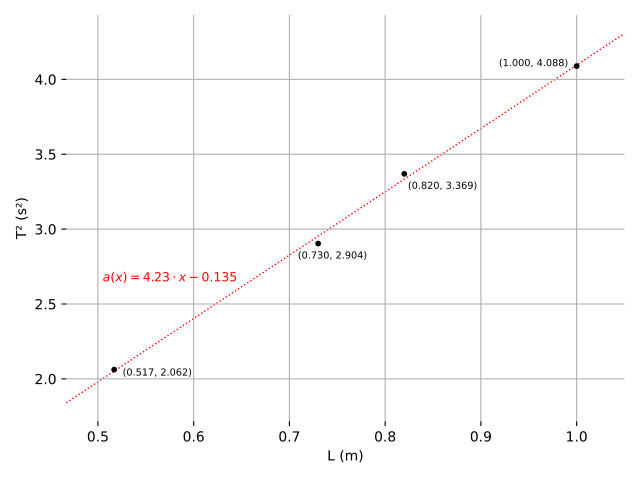

This chart was generated by the following Python code:
import matplotlib.pyplot as plt
import numpy as np

data = [
    {"x": 0.517, "y": 2.0620, "dx": 0.045,  "dy": -0.04},
    {"x": 0.730, "y": 2.9036, "dx": 0.015, "dy": -0.1},
    {"x": 0.820, "y": 3.3690, "dx": 0.04, "dy": -0.1},
    {"x": 1.000, "y": 4.0884, "dx": -0.045,  "dy": 0.0},
]

L = np.array([d["x"] for d in data])
T2 = np.array([d["y"] for d in data])

fig, ax = plt.subplots()

ax.scatter(L, T2, color='black', s=10, zorder=10)

for d in data:
    ax.text(
        d["x"] + d["dx"],
        d["y"] + d["dy"],
        f'({d["x"]:.3f}, {d["y"]:.3f})',
        fontsize=7,
        ha='center'
    )

ax.set_xlim(min(L) - 0.05, max(L) + 0.05)

x_line = np.array(ax.get_xlim())
y_line = 4.23 * x_line - 0.135
ax.plot(x_line, y_line, linewidth=1, zorder=0, linestyle='dotted', color='red')

ax.text(0.505, 2.65, r"$a(x) = 4.23 \cdot x − 0.135$", fontsize=9, color='red')
# 0.63, 2.4

ax.set_xlabel("L (m)")
ax.set_ylabel("T² (s²)")
for spine in ax.spines.values():
    spine.set_visible(False)
ax.grid(True)

plt.tight_layout()
plt.savefig("grafico-ajuste-lineal.pdf", dpi=150)
plt.show()

# env/bin/python grafico-ajuste-lineal.py
